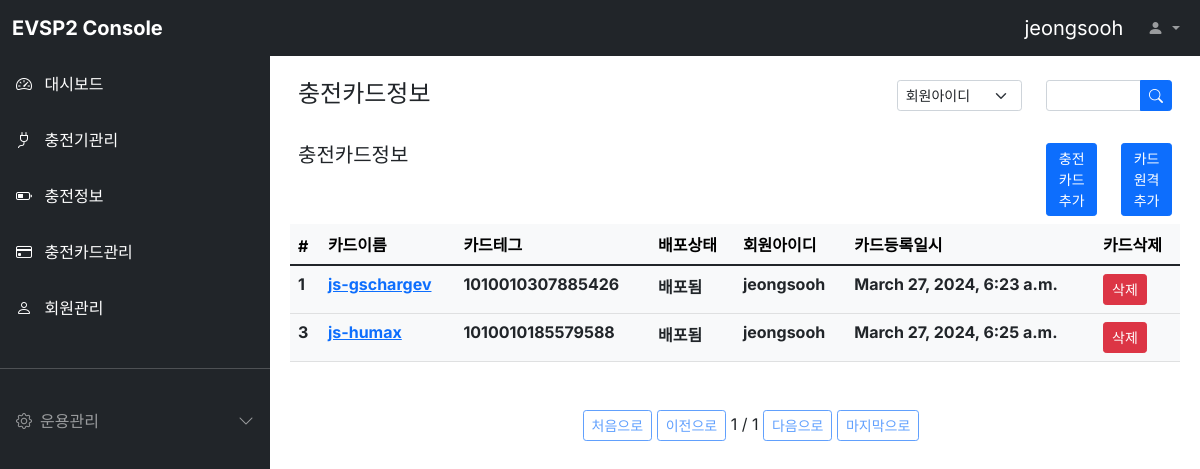
The app's page /cardinfo/ (signed in) with its own data.
### cardinfo/models.py (models this page shows)
class Cardinfo(models.Model):
  cardname = models.CharField(max_length=64, verbose_name='카드이름')
  userid = models.CharField(max_length=64, verbose_name='회원아이디')
  cardtag = models.CharField(max_length=64, verbose_name='카드테그')
  cardstatus = models.CharField(max_length=64, verbose_name='배포상태')
  register_dttm = models.DateTimeField(auto_now_add=True, verbose_name='카드등록일시')
  class Meta:
    db_table = 'evsp2_cardinfo'
    verbose_name = '카드정보'
    verbose_name_plural = '카드정보'

### cardinfo/views.py (the view)
# urls.py: path('', views.CardinfoList.as_view()),
class CardinfoList(ListView):
  model = Cardinfo
  template_name='cardinfo.html'
  context_object_name = 'cardinfoList'
  paginate_by = 2
  queryset = Cardinfo.objects.all()
  def get_queryset(self):
    queryset = Cardinfo.objects.all()
    query = self.request.GET.get("q", None)
    if query is not None:
      queryset = queryset.filter(
        Q(userid__icontains=query) |
        Q(cardname__icontains=query) |
        Q(cardtag__icontains=query)
      )
    return queryset
  def get_context_data(self, **kwargs):
    context = super().get_context_data(**kwargs)
    user_id = self.request.session['user']
    context['loginuser'] = user_id
    return context

### cardinfo/templates/cardinfo.html (shortened to what this page needs)
{% extends "base.html" %}
{% block contents %}
<div class="row mt-3 mx-3">
  <div class="col-md-8 fw-bold"><h4>충전카드정보</h4></div>
  <div class="col-md-2">
    <select class="form-select form-select-sm" aria-label="Default select example">
      <option selected>회원아이디</option>
    </select>
  </div>
  <div class="col-md-2">
    <form method="get" action="/cardinfo">
      <div class="input-group input-group-sm">
        <input name="q" type="text" class="form-control" placeholder="" aria-label="Recipient's username" aria-describedby="button-addon2">
        <button class="btn btn-primary" type="submit" id="button-addon2">
          <i class="bi bi-search"></i>
        </button>
      </div>
    </form>
  </div>
</div>
<div class="row mt-3 mx-3">
  <div class="col-md-10 fw-bold"><h5>충전카드정보</h5></div>
  <div class="col-md-1 d-grid justify-content-md-end">
    <button class="btn btn-primary btn-sm"
      onclick="location.href='/cardinfo/register/'">충전카드추가
    </button>
  </div>
  <div class="col-md-1 d-grid justify-content-md-end">
    <button class="btn btn-primary btn-sm"
      onclick="location.href='/cardinfo/registerremote'">카드원격추가
    </button>
  </div>
</div>
<div class="row mt-2 mx-2">
  <div class="col-12">
    {% load infolist_extras %}
    <table class="table table-light">
      <thead class="thead-light">
        <tr>
          <th scope="col">#</th>
          <th scope="col">카드이름</th>
          <th scope="col">카드테그</th>
          <th scope="col">배포상태</th>
          <th scope="col">회원아이디</th>
          <th scope="col">카드등록일시</th>
          <th scope="col">카드삭제</th>
        </tr>
      </thead>
      <tbody class="text-dark">
        {% for cardinfo in cardinfoList %}
        <tr>
          <th scope="row">{{ cardinfo.id }}</th>
          <th><a href="/cardinfo/{{ cardinfo.id }}">{{ cardinfo.cardname }}</a></th>
          <th>{{ cardinfo.cardtag }}</th>
          <th>{{ cardinfo.cardstatus }}</th>
          <th>{{ cardinfo.userid }}</th>
          <th>{{ cardinfo.register_dttm }}</th>
          <th><a class="btn btn-primary btn-sm btn-danger" id="cardinfo-{{ cardinfo.id }}"
            href="/cardinfo/{{ cardinfo.id }}/delete" target="_blank">삭제</a></th>
        </tr>
        {% endfor %}
      </tbody>
    </table>
    <div class="pagination justify-content-center mt-5">
      <ul class="step-links">
        {% if page_obj.has_previous %}
        <a class="btn btn-sm btn-outline-primary" href="{% my_url 1 'page' request.GET.urlencode %}">처음으로</a>
        <a class="btn btn-sm btn-outline-primary" href="{% my_url page_obj.previous_page_number 'page' request.GET.urlencode %}">이전으로</a>
        <!-- <a class="btn btn-sm btn-outline-primary" href="?page=1">처음으로</a>
        <a class="btn btn-sm btn-outline-primary" href="?page={{ page_obj.previous_page_number }}">이전으로</a> -->
        {% else %}
        <a class="btn btn-sm btn-outline-primary disabled" href="#">처음으로</a>
        <a class="btn btn-sm btn-outline-primary disabled" href="#">이전으로</a>
        {% endif %}
      <span class="current">
        {{ page_obj.number }} / {{ page_obj.paginator.num_pages }}
      </span>
        {% if page_obj.has_next %}
        <a class="btn btn-sm btn-outline-primary" href="{% my_url page_obj.next_page_number 'page' request.GET.urlencode %}">다음으로</a>
        <a class="btn btn-sm btn-outline-primary" href="{% my_url page_obj.paginator.num_pages 'page' request.GET.urlencode %}">마지막으로</a>
        <!-- <a class="btn btn-sm btn-outline-primary" href="?page={{ page_obj.next_page_number }}">다음으로</a>
        <a class="btn btn-sm btn-outline-primary" href="?page={{ page_obj.paginator.num_pages }}">마지막으로</a> -->
        {% else %}
        <a class="btn btn-sm btn-outline-primary disabled" href="#">다음으로</a>
        <a class="btn btn-sm btn-outline-primary disabled" href="#">마지막으로</a>
        {% endif %}
      </ul>
    </div>
  </div>
</div>
{% endblock %}

### static/style.css (style rules this page uses)
body, button { font-family: "Inter", sans-serif; }
:root { --offcanvas-width: 270px; --topNavbarHeight: 56px; }
@media (min-width: 992px) { body { overflow: auto !important; } }

### records on screen
Cardinfo: id "1", cardname "js-gschargev", cardtag "1010010307885426", cardstatus "배포됨", userid "jeongsooh", register_dttm "March 27, 2024, 6:23 a.m."
Cardinfo: id "3", cardname "js-humax", cardtag "1010010185579588", cardstatus "배포됨", userid "jeongsooh", register_dttm "March 27, 2024, 6:25 a.m."

### other values on screen
{{ loginuser }} "jeongsooh"
{{ page_obj.number }} "1"
{{ page_obj.paginator.num_pages }} "1"
